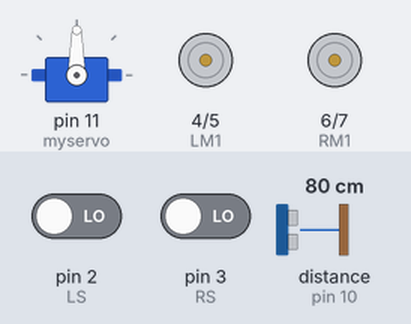
The sketch below on a simulated Arduino Uno, built with avr-gcc and run on an emulated ATmega328P. Shown: servo, motor-driver pin pairs drawn as motors (green arrow = first pin HIGH = forward, orange = second pin HIGH = backward, longer = more drive). Wiring (inferred from the names in the program): ultrasonic range finder: trigger pin 9; echo pin 10. The inputs (shaded band) are chosen by the test bench; at power-on: pin 2 (LS) LOW, pin 3 (RS) LOW, distance to the obstacle (sensor on pin 10) 80 cm. The echo pulse lasts 58.3 µs per cm; what the sketch prints to the serial monitor is not drawn.

Above: at 1.2 s.
1.3 s: pin 2 (LS) driven HIGH
At 2.2 s:
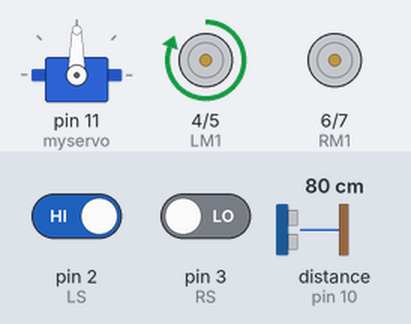
2.8 s: pin 3 (RS) driven HIGH
At 3.3 s:
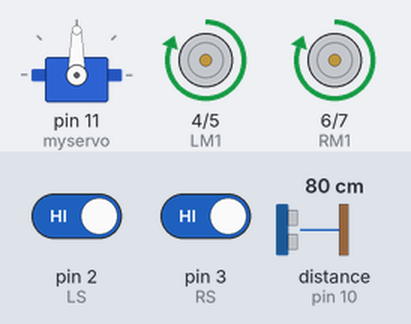
4.3 s: distance to the obstacle (sensor on pin 10) set to 4 cm
At 5.0 s:
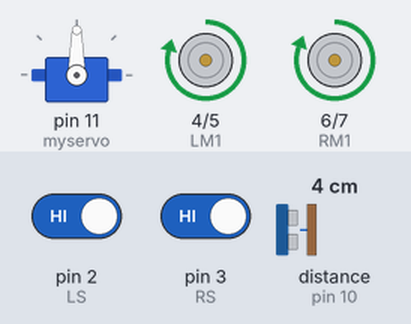
5.8 s: pin 2 (LS) driven LOW
At 6.9 s:
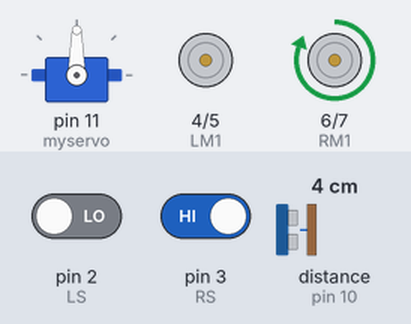
7.3 s: pin 2 (LS) driven HIGH and pin 3 (RS) driven LOW
At 7.9 s:
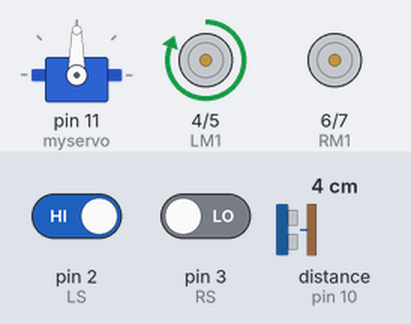
Timing chart, 0 to 9.8 s (numbered marks = the images above; inputs shaded):
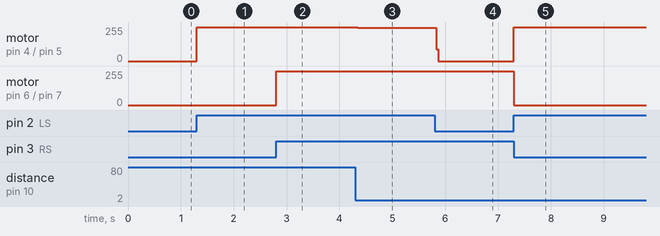

Measured:
- after the input at 1.3 s, motor on pin 4 (LM1) / pin 5 (LM2): stopped → forward 255/255 at once
- after the input at 2.8 s, motor on pin 6 (RM1) / pin 7 (RM2): stopped → forward 255/255 at once
- after the input at 4.3 s, motor on pin 4 (LM1) / pin 5 (LM2): forward 255/255 → forward 249/255 after 0.05 s
- after the input at 5.8 s, motor on pin 4 (LM1) / pin 5 (LM2): forward 249/255 → stopped at once
- after the input at 7.3 s, motor on pin 4 (LM1) / pin 5 (LM2): stopped → forward 255/255 at once; motor on pin 6 (RM1) / pin 7 (RM2): forward 255/255 → stopped at once

The sketch:

Automatic_mode.ino
```cpp
/*Robo Car Multiple Function(Automatic Mode)*/

#include <Servo.h>
Servo myservo;

int pos = 0;

#define LS 2      // left sensor
#define RS 3      // right sensor

/*-------definning Outputs------*/
#define LM1 4       // left motor
#define LM2 5       // left motor
#define RM1 6       // right motor
#define RM2 7       // right motor

const int trigPin = 9;
const int echoPin = 10;
long duration;
int distance;

void setup()
{
  Serial.begin(9600); // Starts the serial communication
  pinMode(trigPin, OUTPUT); // Sets the trigPin as an Output
  pinMode(echoPin, INPUT); // Sets the echoPin as an Input
   pinMode(LS, INPUT);
  pinMode(RS, INPUT);
  pinMode(LM1, OUTPUT);
  pinMode(LM2, OUTPUT);
  pinMode(RM1, OUTPUT);
  pinMode(RM2, OUTPUT);
  myservo.attach(11);

}

void loop()
{


 //line follower program
  if(digitalRead(LS) && digitalRead(RS))     // Move Forward
  {
    digitalWrite(LM1, HIGH);
    digitalWrite(LM2, LOW);
    digitalWrite(RM1, HIGH);
    digitalWrite(RM2, LOW);
  }

  if(!(digitalRead(LS)) && digitalRead(RS))     // Turn right
  {
    digitalWrite(LM1, LOW);
    digitalWrite(LM2, LOW);
    digitalWrite(RM1, HIGH);
    digitalWrite(RM2, LOW);
  }

  if(digitalRead(LS) && !(digitalRead(RS)))     // turn left
  {
    digitalWrite(LM1, HIGH);
    digitalWrite(LM2, LOW);
    digitalWrite(RM1, LOW);
    digitalWrite(RM2, LOW);
  }

  if(!(digitalRead(LS)) && !(digitalRead(RS)))     // stop
  {
    digitalWrite(LM1, LOW);
    digitalWrite(LM2, LOW);
    digitalWrite(RM1, LOW);
    digitalWrite(RM2, LOW);
  }


myservo.write(90);
  distance = calculateDistance();// Calls a function for calculating the distance measured by the Ultrasonic sensor for each degree
   Serial.println(distance); // Sends the distance value into the Serial Port
if (distance <= 20 && digitalRead(LS) && digitalRead(RS))
{
 digitalWrite(LM1, LOW);
    digitalWrite(LM2, LOW);
    digitalWrite(RM1, LOW);
    digitalWrite(RM2, LOW);
}

}
// Function for calculating the distance measured by the Ultrasonic sensor
int calculateDistance(){

  digitalWrite(trigPin, LOW);
  delayMicroseconds(2);
  // Sets the trigPin on HIGH state for 10 micro seconds
  digitalWrite(trigPin, HIGH);
  delayMicroseconds(10);
  digitalWrite(trigPin, LOW);
  duration = pulseIn(echoPin, HIGH); // Reads the echoPin, returns the sound wave travel time in microseconds
  distance= duration*0.034/7;
  return distance;
}
```
